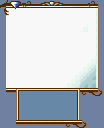

This is a level from a 2D game, rendered from its Tiled map with the project's own tilesets. A one-line summary and the complete map file follow:
An orthogonal 13x16 tile map with 8x8 px tiles, 1 tile layer (Tile Layer 1).

<map version="1.5" tiledversion="1.7.2" orientation="orthogonal" renderorder="right-down" width="13" height="16" tilewidth="8" tileheight="8" infinite="0" nextlayerid="2" nextobjectid="1">
 <tileset firstgid="1" name="MenuTiles" tilewidth="8" tileheight="8" tilecount="128" columns="32">
  <image source="MenuTiles.png" width="256" height="32" />
 </tileset>
 <layer id="1" name="Tile Layer 1" width="13" height="16">
  <data encoding="csv">
17,18,19,20,4,50,51,52,4,5,99,20,6,
24,25,15,15,15,15,15,15,15,15,15,15,82,
12,15,15,15,15,15,15,15,15,15,15,15,82,
12,15,15,15,15,15,15,15,15,15,81,15,82,
12,15,15,15,15,15,15,15,15,15,15,15,82,
12,15,15,15,15,15,15,15,15,15,15,15,82,
12,15,15,15,15,15,15,15,15,15,15,15,82,
12,15,15,15,15,15,15,15,15,15,15,81,82,
12,15,15,15,15,15,15,15,15,15,81,77,82,
12,15,15,15,15,15,15,15,15,81,77,79,82,
12,15,15,15,15,15,15,15,81,83,79,87,82,
27,29,2147483739,90,90,90,90,90,90,91,30,31,32,
1,1,2147483742,10,10,10,10,10,10,94,1,1,1,
1,1,2147483742,10,10,10,10,10,10,94,1,1,1,
1,1,2147483742,10,10,10,10,10,10,94,1,1,1,
1,1,33,33,33,33,33,33,30,31,32,1,1
</data>
 </layer>
</map>
